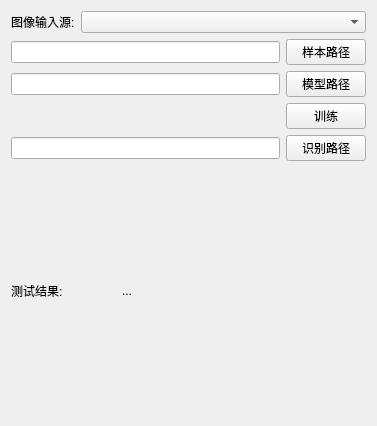
<?xml version="1.0" encoding="UTF-8"?>
<ui version="4.0">
 <class>ColorIdentification</class>
 <widget class="QWidget" name="ColorIdentification">
  <property name="geometry">
   <rect>
    <x>0</x>
    <y>0</y>
    <width>377</width>
    <height>426</height>
   </rect>
  </property>
  <property name="windowTitle">
   <string>Form</string>
  </property>
  <layout class="QVBoxLayout" name="verticalLayout">
   <item>
    <layout class="QHBoxLayout" name="horizontalLayout_4" stretch="1,9">
     <item>
      <widget class="QLabel" name="label_3">
       <property name="text">
        <string>图像输入源:</string>
       </property>
      </widget>
     </item>
     <item>
      <widget class="QComboBox" name="SelectLinker"/>
     </item>
    </layout>
   </item>
   <item>
    <layout class="QHBoxLayout" name="horizontalLayout">
     <item>
      <widget class="QLineEdit" name="sampRoot">
       <property name="readOnly">
        <bool>true</bool>
       </property>
      </widget>
     </item>
     <item>
      <widget class="QPushButton" name="rootDirSelected">
       <property name="text">
        <string>样本路径</string>
       </property>
      </widget>
     </item>
    </layout>
   </item>
   <item>
    <layout class="QHBoxLayout" name="horizontalLayout_2">
     <item>
      <widget class="QLineEdit" name="modRoot"/>
     </item>
     <item>
      <widget class="QPushButton" name="pushButton">
       <property name="text">
        <string>模型路径</string>
       </property>
      </widget>
     </item>
    </layout>
   </item>
   <item>
    <layout class="QHBoxLayout" name="horizontalLayout_5">
     <item>
      <spacer name="horizontalSpacer">
       <property name="orientation">
        <enum>Qt::Horizontal</enum>
       </property>
       <property name="sizeHint" stdset="0">
        <size>
         <width>40</width>
         <height>20</height>
        </size>
       </property>
      </spacer>
     </item>
     <item>
      <widget class="QPushButton" name="gtr">
       <property name="text">
        <string>训练</string>
       </property>
      </widget>
     </item>
    </layout>
   </item>
   <item>
    <layout class="QHBoxLayout" name="horizontalLayout_3">
     <item>
      <widget class="QLineEdit" name="regPath"/>
     </item>
     <item>
      <widget class="QPushButton" name="pushButton_2">
       <property name="text">
        <string>识别路径</string>
       </property>
      </widget>
     </item>
    </layout>
   </item>
   <item>
    <layout class="QHBoxLayout" name="horizontalLayout_6" stretch="3,7">
     <item>
      <widget class="QLabel" name="label">
       <property name="text">
        <string>测试结果:</string>
       </property>
      </widget>
     </item>
     <item>
      <widget class="QLabel" name="result">
       <property name="text">
        <string>...</string>
       </property>
      </widget>
     </item>
    </layout>
   </item>
  </layout>
 </widget>
 <resources/>
 <connections/>
</ui>
